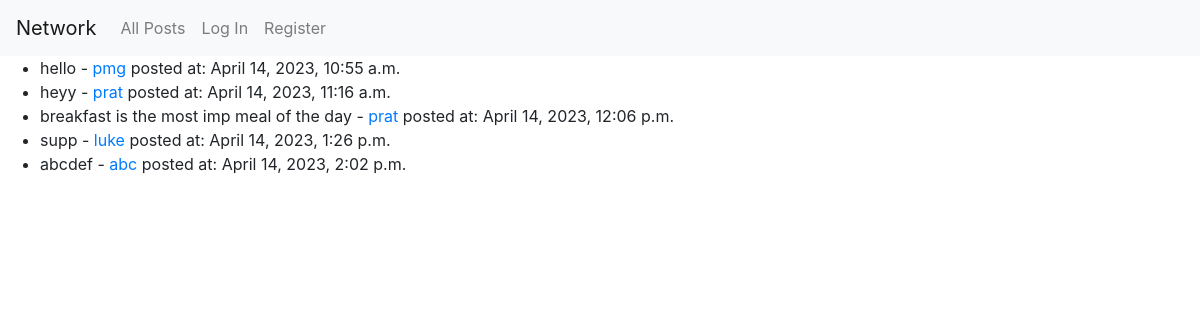
The app's page /, older data.
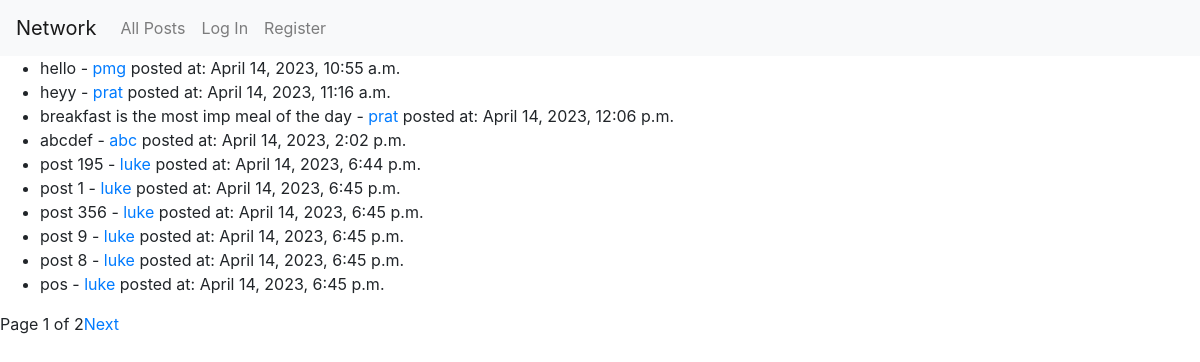
The same page, newer data.
### network/models.py (models this page shows)
class Post(models.Model):
    content = models.TextField()
    author = models.ForeignKey(User, on_delete=models.CASCADE)
    created_at = models.DateTimeField(auto_now_add = True)
    liked_by = models.ManyToManyField(User, related_name='liked_posts')
    dislikes = models.IntegerField(default=0)

class User(AbstractUser):
    following = models.ManyToManyField('self', blank=True, symmetrical=False, related_name='followers')
    followers_count = models.IntegerField(default=0)
    following_count = models.IntegerField(default=0)

### network/views.py (the view)
# urls.py: path("", views.index, name="index"),
def index(request):
    if request.method == 'POST':
        postText = request.POST.get('postText')
        form_type = request.POST.get('formType')
        if request.POST.get('post'):
            p_id = request.POST.get('post')
            post = Post.objects.get(pk=p_id)
            post.content = postText
            post.save()
        elif(request.POST.get('delete')):
            p_id = request.POST.get('delete')
            post = Post.objects.get(pk=p_id)
            post.delete()
        else:
            post = Post.objects.create(content=postText, author=request.user)
        post_list = Post.objects.all()
        paginator = Paginator(post_list, 10)
        page = request.GET.get('page')
        posts = paginator.get_page(page)
        return render(request, 'network/index.html', {'posts': posts})
    else:
        post_list = Post.objects.all()
        paginator = Paginator(post_list, 10)
        page = request.GET.get('page')
        posts = paginator.get_page(page)
        return render(request, 'network/index.html', {'posts': posts})

### network/templates/network/index.html (shortened to what this page needs)
{% extends "network/layout.html" %}
{% block body %}
    {% if posts %}
        <ul>
            {% for post in posts %}
                <li>{{ post.content }} - <a href="{% url 'profile' post.author.id %}">{{ post.author.username }}</a> posted at: {{post.created_at}}
                </li>
            {% endfor %}
        </ul>
        {% if posts.has_previous or posts.has_next %}
            <div class="pagination">
                <span class="current-page">Page {{ posts.number }} of {{ posts.paginator.num_pages }}</span>
                {% if posts.has_next %}
                    <a href="?page={{ posts.next_page_number }}">Next</a>
                {% endif %}
            </div>
        {% endif %}
    {% else %}
        <p>No posts found.</p>
    {% endif %}
{% endblock %}

Row changes from the older to the newer data that the page shows:
removed Post: content "supp", author.username "luke", created_at "April 14, 2023, 1:26 p.m."
added Post: content "post 195", author.username "luke", created_at "April 14, 2023, 6:44 p.m."
added Post: content "post 1", author.username "luke", created_at "April 14, 2023, 6:45 p.m."
added Post: content "post 356", author.username "luke", created_at "April 14, 2023, 6:45 p.m."
added Post: content "post 9", author.username "luke", created_at "April 14, 2023, 6:45 p.m."
added Post: content "post 8", author.username "luke", created_at "April 14, 2023, 6:45 p.m."
added Post: content "pos", author.username "luke", created_at "April 14, 2023, 6:45 p.m."
Text that changed along with them:
{{ posts.number }}: (not shown) → "1"
{{ posts.paginator.num_pages }}: (not shown) → "2"
text now shown: "Page of Next"
